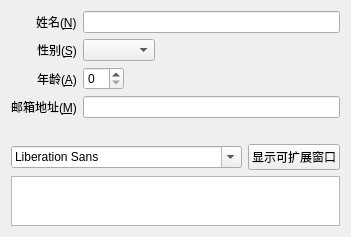
<?xml version="1.0" encoding="UTF-8"?>
<ui version="4.0">
 <class>MyWidget</class>
 <widget class="QWidget" name="MyWidget">
  <property name="geometry">
   <rect>
    <x>0</x>
    <y>0</y>
    <width>400</width>
    <height>238</height>
   </rect>
  </property>
  <property name="minimumSize">
   <size>
    <width>200</width>
    <height>150</height>
   </size>
  </property>
  <property name="maximumSize">
   <size>
    <width>500</width>
    <height>350</height>
   </size>
  </property>
  <property name="windowTitle">
   <string>MyWidget</string>
  </property>
  <layout class="QVBoxLayout" name="verticalLayout">
   <property name="sizeConstraint">
    <enum>QLayout::SetFixedSize</enum>
   </property>
   <item>
    <layout class="QFormLayout" name="formLayout">
     <property name="fieldGrowthPolicy">
      <enum>QFormLayout::ExpandingFieldsGrow</enum>
     </property>
     <property name="labelAlignment">
      <set>Qt::AlignRight|Qt::AlignTrailing|Qt::AlignVCenter</set>
     </property>
     <item row="0" column="0">
      <widget class="QLabel" name="nLabel">
       <property name="text">
        <string>姓名(&amp;N)</string>
       </property>
       <property name="buddy">
        <cstring>nLineEdit</cstring>
       </property>
      </widget>
     </item>
     <item row="0" column="1">
      <widget class="QLineEdit" name="nLineEdit"/>
     </item>
     <item row="1" column="0">
      <widget class="QLabel" name="sLabel">
       <property name="text">
        <string>性别(&amp;S)</string>
       </property>
       <property name="buddy">
        <cstring>sComboBox</cstring>
       </property>
      </widget>
     </item>
     <item row="1" column="1">
      <widget class="QComboBox" name="sComboBox"/>
     </item>
     <item row="2" column="0">
      <widget class="QLabel" name="aLabel">
       <property name="text">
        <string>年龄(&amp;A)</string>
       </property>
       <property name="buddy">
        <cstring>aSpinBox</cstring>
       </property>
      </widget>
     </item>
     <item row="2" column="1">
      <widget class="QSpinBox" name="aSpinBox"/>
     </item>
     <item row="3" column="0">
      <widget class="QLabel" name="mLabel">
       <property name="text">
        <string>邮箱地址(&amp;M)</string>
       </property>
       <property name="buddy">
        <cstring>mLineEdit</cstring>
       </property>
      </widget>
     </item>
     <item row="3" column="1">
      <widget class="QLineEdit" name="mLineEdit"/>
     </item>
    </layout>
   </item>
   <item>
    <spacer name="verticalSpacer">
     <property name="orientation">
      <enum>Qt::Vertical</enum>
     </property>
     <property name="sizeHint" stdset="0">
      <size>
       <width>0</width>
       <height>20</height>
      </size>
     </property>
    </spacer>
   </item>
   <item>
    <layout class="QHBoxLayout" name="horizontalLayout" stretch="2,1">
     <item>
      <widget class="QFontComboBox" name="fontComboBox"/>
     </item>
     <item>
      <widget class="QPushButton" name="pushButton">
       <property name="text">
        <string>显示可扩展窗口</string>
       </property>
       <property name="checkable">
        <bool>true</bool>
       </property>
      </widget>
     </item>
    </layout>
   </item>
   <item>
    <widget class="QTextEdit" name="textEdit">
     <property name="sizePolicy">
      <sizepolicy hsizetype="Expanding" vsizetype="Expanding">
       <horstretch>0</horstretch>
       <verstretch>0</verstretch>
      </sizepolicy>
     </property>
     <property name="maximumSize">
      <size>
       <width>16777215</width>
       <height>50</height>
      </size>
     </property>
    </widget>
   </item>
  </layout>
 </widget>
 <layoutdefault spacing="6" margin="11"/>
 <resources/>
 <connections/>
</ui>
